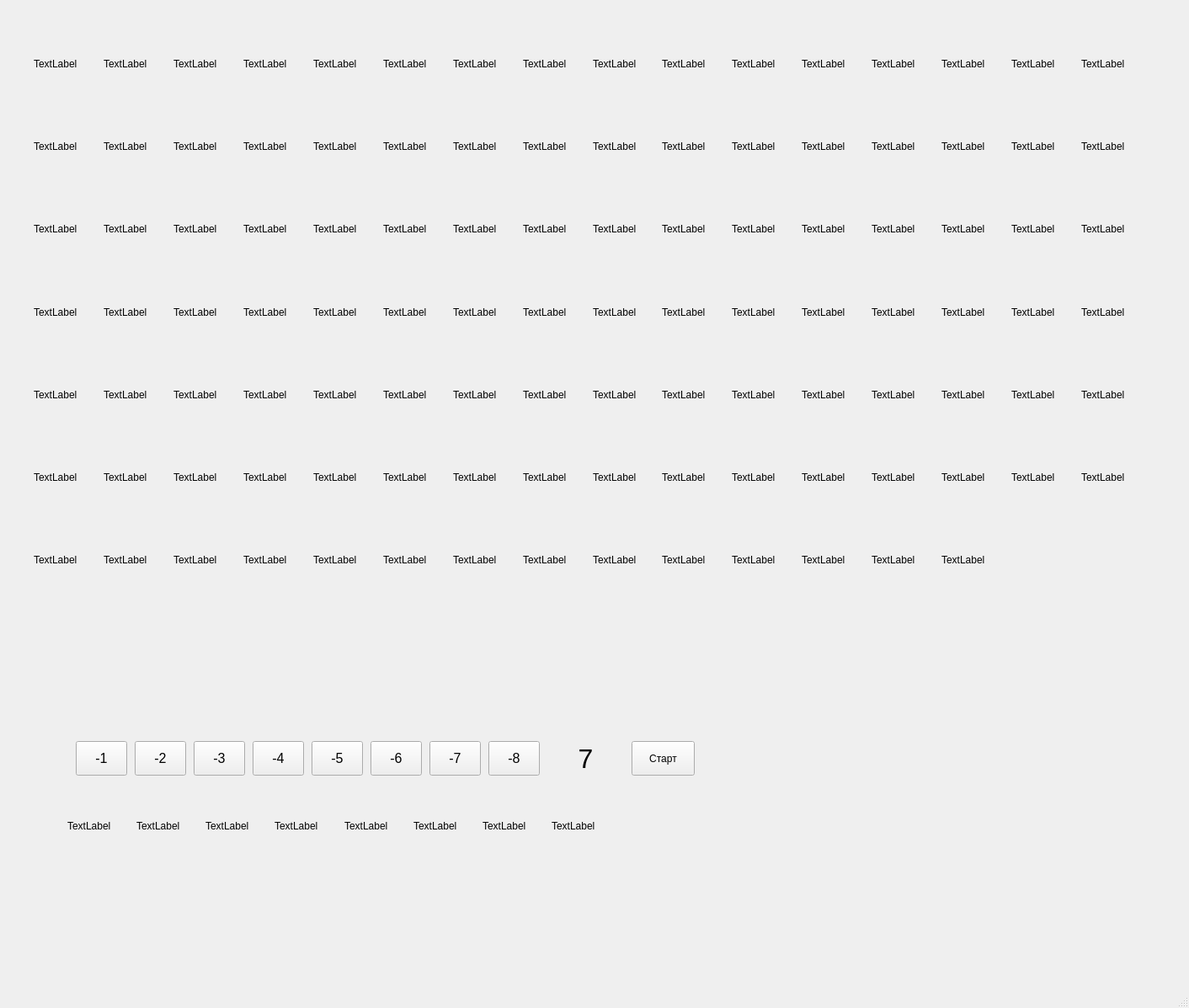
<?xml version="1.0" encoding="UTF-8"?>
<ui version="4.0">
 <class>MainWindow</class>
 <widget class="QMainWindow" name="MainWindow">
  <property name="geometry">
   <rect>
    <x>0</x>
    <y>0</y>
    <width>1412</width>
    <height>1197</height>
   </rect>
  </property>
  <property name="windowTitle">
   <string>MainWindow</string>
  </property>
  <widget class="QWidget" name="card_widget">
   <widget class="QWidget" name="verticalLayoutWidget">
    <property name="geometry">
     <rect>
      <x>40</x>
      <y>30</y>
      <width>1321</width>
      <height>681</height>
     </rect>
    </property>
    <layout class="QVBoxLayout" name="card_layout">
     <item>
      <layout class="QHBoxLayout" name="row_0">
       <item>
        <widget class="QLabel" name="skeletons">
         <property name="text">
          <string>TextLabel</string>
         </property>
        </widget>
       </item>
       <item>
        <widget class="QLabel" name="snow_spirits">
         <property name="text">
          <string>TextLabel</string>
         </property>
        </widget>
       </item>
       <item>
        <widget class="QLabel" name="warmth_spell">
         <property name="text">
          <string>TextLabel</string>
         </property>
        </widget>
       </item>
       <item>
        <widget class="QLabel" name="electrospirit">
         <property name="text">
          <string>TextLabel</string>
         </property>
        </widget>
       </item>
       <item>
        <widget class="QLabel" name="goblins">
         <property name="text">
          <string>TextLabel</string>
         </property>
        </widget>
       </item>
       <item>
        <widget class="QLabel" name="goblin_archer">
         <property name="text">
          <string>TextLabel</string>
         </property>
        </widget>
       </item>
       <item>
        <widget class="QLabel" name="bats">
         <property name="text">
          <string>TextLabel</string>
         </property>
        </widget>
       </item>
       <item>
        <widget class="QLabel" name="zap">
         <property name="text">
          <string>TextLabel</string>
         </property>
        </widget>
       </item>
       <item>
        <widget class="QLabel" name="snowball">
         <property name="text">
          <string>TextLabel</string>
         </property>
        </widget>
       </item>
       <item>
        <widget class="QLabel" name="bomber">
         <property name="text">
          <string>TextLabel</string>
         </property>
        </widget>
       </item>
       <item>
        <widget class="QLabel" name="knight">
         <property name="text">
          <string>TextLabel</string>
         </property>
        </widget>
       </item>
       <item>
        <widget class="QLabel" name="archers">
         <property name="text">
          <string>TextLabel</string>
         </property>
        </widget>
       </item>
       <item>
        <widget class="QLabel" name="minion">
         <property name="text">
          <string>TextLabel</string>
         </property>
        </widget>
       </item>
       <item>
        <widget class="QLabel" name="goblin_gang">
         <property name="text">
          <string>TextLabel</string>
         </property>
        </widget>
       </item>
       <item>
        <widget class="QLabel" name="skeleton_balloon">
         <property name="text">
          <string>TextLabel</string>
         </property>
        </widget>
       </item>
       <item>
        <widget class="QLabel" name="firecracker">
         <property name="text">
          <string>TextLabel</string>
         </property>
        </widget>
       </item>
      </layout>
     </item>
     <item>
      <layout class="QHBoxLayout" name="row_1">
       <item>
        <widget class="QLabel" name="chaos_cannon">
         <property name="text">
          <string>TextLabel</string>
         </property>
        </widget>
       </item>
       <item>
        <widget class="QLabel" name="order_volley">
         <property name="text">
          <string>TextLabel</string>
         </property>
        </widget>
       </item>
       <item>
        <widget class="QLabel" name="royal_delivery">
         <property name="text">
          <string>TextLabel</string>
         </property>
        </widget>
       </item>
       <item>
        <widget class="QLabel" name="building_mortar">
         <property name="text">
          <string>TextLabel</string>
         </property>
        </widget>
       </item>
       <item>
        <widget class="QLabel" name="building_tesla">
         <property name="text">
          <string>TextLabel</string>
         </property>
        </widget>
       </item>
       <item>
        <widget class="QLabel" name="skeletondragon">
         <property name="text">
          <string>TextLabel</string>
         </property>
        </widget>
       </item>
       <item>
        <widget class="QLabel" name="barbarians">
         <property name="text">
          <string>TextLabel</string>
         </property>
        </widget>
       </item>
       <item>
        <widget class="QLabel" name="minion_horde">
         <property name="text">
          <string>TextLabel</string>
         </property>
        </widget>
       </item>
       <item>
        <widget class="QLabel" name="rascals">
         <property name="text">
          <string>TextLabel</string>
         </property>
        </widget>
       </item>
       <item>
        <widget class="QLabel" name="royalgiant">
         <property name="text">
          <string>TextLabel</string>
         </property>
        </widget>
       </item>
       <item>
        <widget class="QLabel" name="angry_barbarian">
         <property name="text">
          <string>TextLabel</string>
         </property>
        </widget>
       </item>
       <item>
        <widget class="QLabel" name="royal_recruits">
         <property name="text">
          <string>TextLabel</string>
         </property>
        </widget>
       </item>
       <item>
        <widget class="QLabel" name="healspirit">
         <property name="text">
          <string>TextLabel</string>
         </property>
        </widget>
       </item>
       <item>
        <widget class="QLabel" name="icegolem">
         <property name="text">
          <string>TextLabel</string>
         </property>
        </widget>
       </item>
       <item>
        <widget class="QLabel" name="mega_minion">
         <property name="text">
          <string>TextLabel</string>
         </property>
        </widget>
       </item>
       <item>
        <widget class="QLabel" name="blowdart_goblin">
         <property name="text">
          <string>TextLabel</string>
         </property>
        </widget>
       </item>
      </layout>
     </item>
     <item>
      <layout class="QHBoxLayout" name="row_2">
       <item>
        <widget class="QLabel" name="elixir_golem">
         <property name="text">
          <string>TextLabel</string>
         </property>
        </widget>
       </item>
       <item>
        <widget class="QLabel" name="tombstone">
         <property name="text">
          <string>TextLabel</string>
         </property>
        </widget>
       </item>
       <item>
        <widget class="QLabel" name="earthquake">
         <property name="text">
          <string>TextLabel</string>
         </property>
        </widget>
       </item>
       <item>
        <widget class="QLabel" name="valkyrie">
         <property name="text">
          <string>TextLabel</string>
         </property>
        </widget>
       </item>
       <item>
        <widget class="QLabel" name="musketeer">
         <property name="text">
          <string>TextLabel</string>
         </property>
        </widget>
       </item>
       <item>
        <widget class="QLabel" name="minipekka">
         <property name="text">
          <string>TextLabel</string>
         </property>
        </widget>
       </item>
       <item>
        <widget class="QLabel" name="hog_rider">
         <property name="text">
          <string>TextLabel</string>
         </property>
        </widget>
       </item>
       <item>
        <widget class="QLabel" name="battle_ram">
         <property name="text">
          <string>TextLabel</string>
         </property>
        </widget>
       </item>
       <item>
        <widget class="QLabel" name="zappies">
         <property name="text">
          <string>TextLabel</string>
         </property>
        </widget>
       </item>
       <item>
        <widget class="QLabel" name="flying_machine">
         <property name="text">
          <string>TextLabel</string>
         </property>
        </widget>
       </item>
       <item>
        <widget class="QLabel" name="battle_healer">
         <property name="text">
          <string>TextLabel</string>
         </property>
        </widget>
       </item>
       <item>
        <widget class="QLabel" name="bomb_tower">
         <property name="text">
          <string>TextLabel</string>
         </property>
        </widget>
       </item>
       <item>
        <widget class="QLabel" name="firespirit_hut">
         <property name="text">
          <string>TextLabel</string>
         </property>
        </widget>
       </item>
       <item>
        <widget class="QLabel" name="goblin_cage">
         <property name="text">
          <string>TextLabel</string>
         </property>
        </widget>
       </item>
       <item>
        <widget class="QLabel" name="fire_fireball">
         <property name="text">
          <string>TextLabel</string>
         </property>
        </widget>
       </item>
       <item>
        <widget class="QLabel" name="giant">
         <property name="text">
          <string>TextLabel</string>
         </property>
        </widget>
       </item>
      </layout>
     </item>
     <item>
      <layout class="QHBoxLayout" name="row_3">
       <item>
        <widget class="QLabel" name="wizard">
         <property name="text">
          <string>TextLabel</string>
         </property>
        </widget>
       </item>
       <item>
        <widget class="QLabel" name="royal_hog">
         <property name="text">
          <string>TextLabel</string>
         </property>
        </widget>
       </item>
       <item>
        <widget class="QLabel" name="fire_furnace">
         <property name="text">
          <string>TextLabel</string>
         </property>
        </widget>
       </item>
       <item>
        <widget class="QLabel" name="building_inferno">
         <property name="text">
          <string>TextLabel</string>
         </property>
        </widget>
       </item>
       <item>
        <widget class="QLabel" name="barbarian_hut">
         <property name="text">
          <string>TextLabel</string>
         </property>
        </widget>
       </item>
       <item>
        <widget class="QLabel" name="building_elixir_collector">
         <property name="text">
          <string>TextLabel</string>
         </property>
        </widget>
       </item>
       <item>
        <widget class="QLabel" name="rocket">
         <property name="text">
          <string>TextLabel</string>
         </property>
        </widget>
       </item>
       <item>
        <widget class="QLabel" name="three_musketeers">
         <property name="text">
          <string>TextLabel</string>
         </property>
        </widget>
       </item>
       <item>
        <widget class="QLabel" name="mirror">
         <property name="text">
          <string>TextLabel</string>
         </property>
        </widget>
       </item>
       <item>
        <widget class="QLabel" name="rage">
         <property name="text">
          <string>TextLabel</string>
         </property>
        </widget>
       </item>
       <item>
        <widget class="QLabel" name="barb_barrel">
         <property name="text">
          <string>TextLabel</string>
         </property>
        </widget>
       </item>
       <item>
        <widget class="QLabel" name="wallbreaker">
         <property name="text">
          <string>TextLabel</string>
         </property>
        </widget>
       </item>
       <item>
        <widget class="QLabel" name="skeleton_horde">
         <property name="text">
          <string>TextLabel</string>
         </property>
        </widget>
       </item>
       <item>
        <widget class="QLabel" name="skeleton_warriors">
         <property name="text">
          <string>TextLabel</string>
         </property>
        </widget>
       </item>
       <item>
        <widget class="QLabel" name="goblin_barrel">
         <property name="text">
          <string>TextLabel</string>
         </property>
        </widget>
       </item>
       <item>
        <widget class="QLabel" name="tornado">
         <property name="text">
          <string>TextLabel</string>
         </property>
        </widget>
       </item>
      </layout>
     </item>
     <item>
      <layout class="QHBoxLayout" name="row_4">
       <item>
        <widget class="QLabel" name="copy">
         <property name="text">
          <string>TextLabel</string>
         </property>
        </widget>
       </item>
       <item>
        <widget class="QLabel" name="baby_dragon">
         <property name="text">
          <string>TextLabel</string>
         </property>
        </widget>
       </item>
       <item>
        <widget class="QLabel" name="dark_prince">
         <property name="text">
          <string>TextLabel</string>
         </property>
        </widget>
       </item>
       <item>
        <widget class="QLabel" name="hunter">
         <property name="text">
          <string>TextLabel</string>
         </property>
        </widget>
       </item>
       <item>
        <widget class="QLabel" name="goblindrill">
         <property name="text">
          <string>TextLabel</string>
         </property>
        </widget>
       </item>
       <item>
        <widget class="QLabel" name="freeze">
         <property name="text">
          <string>TextLabel</string>
         </property>
        </widget>
       </item>
       <item>
        <widget class="QLabel" name="poison">
         <property name="text">
          <string>TextLabel</string>
         </property>
        </widget>
       </item>
       <item>
        <widget class="QLabel" name="balloon">
         <property name="text">
          <string>TextLabel</string>
         </property>
        </widget>
       </item>
       <item>
        <widget class="QLabel" name="prince">
         <property name="text">
          <string>TextLabel</string>
         </property>
        </widget>
       </item>
       <item>
        <widget class="QLabel" name="bowler">
         <property name="text">
          <string>TextLabel</string>
         </property>
        </widget>
       </item>
       <item>
        <widget class="QLabel" name="executioner">
         <property name="text">
          <string>TextLabel</string>
         </property>
        </widget>
       </item>
       <item>
        <widget class="QLabel" name="cannon_cart">
         <property name="text">
          <string>TextLabel</string>
         </property>
        </widget>
       </item>
       <item>
        <widget class="QLabel" name="witch">
         <property name="text">
          <string>TextLabel</string>
         </property>
        </widget>
       </item>
       <item>
        <widget class="QLabel" name="electro_dragon">
         <property name="text">
          <string>TextLabel</string>
         </property>
        </widget>
       </item>
       <item>
        <widget class="QLabel" name="giant_skeleton">
         <property name="text">
          <string>TextLabel</string>
         </property>
        </widget>
       </item>
       <item>
        <widget class="QLabel" name="goblin_giant">
         <property name="text">
          <string>TextLabel</string>
         </property>
        </widget>
       </item>
      </layout>
     </item>
     <item>
      <layout class="QHBoxLayout" name="row_5">
       <item>
        <widget class="QLabel" name="building_xbow">
         <property name="text">
          <string>TextLabel</string>
         </property>
        </widget>
       </item>
       <item>
        <widget class="QLabel" name="lightning">
         <property name="text">
          <string>TextLabel</string>
         </property>
        </widget>
       </item>
       <item>
        <widget class="QLabel" name="pekka">
         <property name="text">
          <string>TextLabel</string>
         </property>
        </widget>
       </item>
       <item>
        <widget class="QLabel" name="electrogiant">
         <property name="text">
          <string>TextLabel</string>
         </property>
        </widget>
       </item>
       <item>
        <widget class="QLabel" name="golem">
         <property name="text">
          <string>TextLabel</string>
         </property>
        </widget>
       </item>
       <item>
        <widget class="QLabel" name="the_log">
         <property name="text">
          <string>TextLabel</string>
         </property>
        </widget>
       </item>
       <item>
        <widget class="QLabel" name="ice_wizard">
         <property name="text">
          <string>TextLabel</string>
         </property>
        </widget>
       </item>
       <item>
        <widget class="QLabel" name="princess">
         <property name="text">
          <string>TextLabel</string>
         </property>
        </widget>
       </item>
       <item>
        <widget class="QLabel" name="miner">
         <property name="text">
          <string>TextLabel</string>
         </property>
        </widget>
       </item>
       <item>
        <widget class="QLabel" name="bandit">
         <property name="text">
          <string>TextLabel</string>
         </property>
        </widget>
       </item>
       <item>
        <widget class="QLabel" name="ghost">
         <property name="text">
          <string>TextLabel</string>
         </property>
        </widget>
       </item>
       <item>
        <widget class="QLabel" name="fisherman">
         <property name="text">
          <string>TextLabel</string>
         </property>
        </widget>
       </item>
       <item>
        <widget class="QLabel" name="rage_barbarian">
         <property name="text">
          <string>TextLabel</string>
         </property>
        </widget>
       </item>
       <item>
        <widget class="QLabel" name="inferno_dragon">
         <property name="text">
          <string>TextLabel</string>
         </property>
        </widget>
       </item>
       <item>
        <widget class="QLabel" name="electro_wizard">
         <property name="text">
          <string>TextLabel</string>
         </property>
        </widget>
       </item>
       <item>
        <widget class="QLabel" name="nightwitch">
         <property name="text">
          <string>TextLabel</string>
         </property>
        </widget>
       </item>
      </layout>
     </item>
     <item>
      <layout class="QHBoxLayout" name="row_6">
       <item>
        <widget class="QLabel" name="magic_archer">
         <property name="text">
          <string>TextLabel</string>
         </property>
        </widget>
       </item>
       <item>
        <widget class="QLabel" name="ram_rider">
         <property name="text">
          <string>TextLabel</string>
         </property>
        </widget>
       </item>
       <item>
        <widget class="QLabel" name="graveyard">
         <property name="text">
          <string>TextLabel</string>
         </property>
        </widget>
       </item>
       <item>
        <widget class="QLabel" name="zap_machine">
         <property name="text">
          <string>TextLabel</string>
         </property>
        </widget>
       </item>
       <item>
        <widget class="QLabel" name="lava_hound">
         <property name="text">
          <string>TextLabel</string>
         </property>
        </widget>
       </item>
       <item>
        <widget class="QLabel" name="mega_knight">
         <property name="text">
          <string>TextLabel</string>
         </property>
        </widget>
       </item>
       <item>
        <widget class="QLabel" name="skeletonking">
         <property name="text">
          <string>TextLabel</string>
         </property>
        </widget>
       </item>
       <item>
        <widget class="QLabel" name="motherwitch">
         <property name="text">
          <string>TextLabel</string>
         </property>
        </widget>
       </item>
       <item>
        <widget class="QLabel" name="phoenix">
         <property name="text">
          <string>TextLabel</string>
         </property>
        </widget>
       </item>
       <item>
        <widget class="QLabel" name="little_prince">
         <property name="text">
          <string>TextLabel</string>
         </property>
        </widget>
       </item>
       <item>
        <widget class="QLabel" name="mightyminer">
         <property name="text">
          <string>TextLabel</string>
         </property>
        </widget>
       </item>
       <item>
        <widget class="QLabel" name="goldenknight">
         <property name="text">
          <string>TextLabel</string>
         </property>
        </widget>
       </item>
       <item>
        <widget class="QLabel" name="archerqueen">
         <property name="text">
          <string>TextLabel</string>
         </property>
        </widget>
       </item>
       <item>
        <widget class="QLabel" name="monk">
         <property name="text">
          <string>TextLabel</string>
         </property>
        </widget>
       </item>
       <item>
        <widget class="QLabel" name="empty_label_1">
         <property name="text">
          <string/>
         </property>
        </widget>
       </item>
       <item>
        <widget class="QLabel" name="empty_label_2">
         <property name="text">
          <string/>
         </property>
        </widget>
       </item>
      </layout>
     </item>
    </layout>
   </widget>
   <widget class="QWidget" name="horizontalLayoutWidget">
    <property name="geometry">
     <rect>
      <x>80</x>
      <y>930</y>
      <width>651</width>
      <height>101</height>
     </rect>
    </property>
    <layout class="QHBoxLayout" name="deck">
     <item>
      <widget class="QLabel" name="item1">
       <property name="text">
        <string>TextLabel</string>
       </property>
      </widget>
     </item>
     <item>
      <widget class="QLabel" name="item2">
       <property name="text">
        <string>TextLabel</string>
       </property>
      </widget>
     </item>
     <item>
      <widget class="QLabel" name="item3">
       <property name="text">
        <string>TextLabel</string>
       </property>
      </widget>
     </item>
     <item>
      <widget class="QLabel" name="item4">
       <property name="text">
        <string>TextLabel</string>
       </property>
      </widget>
     </item>
     <item>
      <widget class="QLabel" name="item5">
       <property name="text">
        <string>TextLabel</string>
       </property>
      </widget>
     </item>
     <item>
      <widget class="QLabel" name="item6">
       <property name="text">
        <string>TextLabel</string>
       </property>
      </widget>
     </item>
     <item>
      <widget class="QLabel" name="item7">
       <property name="text">
        <string>TextLabel</string>
       </property>
      </widget>
     </item>
     <item>
      <widget class="QLabel" name="item8">
       <property name="text">
        <string>TextLabel</string>
       </property>
      </widget>
     </item>
    </layout>
   </widget>
   <widget class="QLabel" name="elixir">
    <property name="geometry">
     <rect>
      <x>660</x>
      <y>880</y>
      <width>71</width>
      <height>41</height>
     </rect>
    </property>
    <property name="font">
     <font>
      <pointsize>24</pointsize>
      <weight>50</weight>
      <bold>false</bold>
     </font>
    </property>
    <property name="text">
     <string>7</string>
    </property>
    <property name="alignment">
     <set>Qt::AlignCenter</set>
    </property>
   </widget>
   <widget class="QPushButton" name="start">
    <property name="geometry">
     <rect>
      <x>750</x>
      <y>880</y>
      <width>75</width>
      <height>41</height>
     </rect>
    </property>
    <property name="text">
     <string>Старт</string>
    </property>
   </widget>
   <widget class="QPushButton" name="calc_1">
    <property name="geometry">
     <rect>
      <x>90</x>
      <y>880</y>
      <width>61</width>
      <height>41</height>
     </rect>
    </property>
    <property name="font">
     <font>
      <pointsize>12</pointsize>
     </font>
    </property>
    <property name="text">
     <string>-1</string>
    </property>
   </widget>
   <widget class="QPushButton" name="calc_2">
    <property name="geometry">
     <rect>
      <x>160</x>
      <y>880</y>
      <width>61</width>
      <height>41</height>
     </rect>
    </property>
    <property name="font">
     <font>
      <pointsize>12</pointsize>
     </font>
    </property>
    <property name="text">
     <string>-2</string>
    </property>
   </widget>
   <widget class="QPushButton" name="calc_3">
    <property name="geometry">
     <rect>
      <x>230</x>
      <y>880</y>
      <width>61</width>
      <height>41</height>
     </rect>
    </property>
    <property name="font">
     <font>
      <pointsize>12</pointsize>
     </font>
    </property>
    <property name="text">
     <string>-3</string>
    </property>
   </widget>
   <widget class="QPushButton" name="calc_5">
    <property name="geometry">
     <rect>
      <x>370</x>
      <y>880</y>
      <width>61</width>
      <height>41</height>
     </rect>
    </property>
    <property name="font">
     <font>
      <pointsize>12</pointsize>
     </font>
    </property>
    <property name="text">
     <string>-5</string>
    </property>
   </widget>
   <widget class="QPushButton" name="calc_4">
    <property name="geometry">
     <rect>
      <x>300</x>
      <y>880</y>
      <width>61</width>
      <height>41</height>
     </rect>
    </property>
    <property name="font">
     <font>
      <pointsize>12</pointsize>
     </font>
    </property>
    <property name="text">
     <string>-4</string>
    </property>
   </widget>
   <widget class="QPushButton" name="calc_6">
    <property name="geometry">
     <rect>
      <x>440</x>
      <y>880</y>
      <width>61</width>
      <height>41</height>
     </rect>
    </property>
    <property name="font">
     <font>
      <pointsize>12</pointsize>
     </font>
    </property>
    <property name="text">
     <string>-6</string>
    </property>
   </widget>
   <widget class="QPushButton" name="calc_8">
    <property name="geometry">
     <rect>
      <x>580</x>
      <y>880</y>
      <width>61</width>
      <height>41</height>
     </rect>
    </property>
    <property name="font">
     <font>
      <pointsize>12</pointsize>
     </font>
    </property>
    <property name="text">
     <string>-8</string>
    </property>
   </widget>
   <widget class="QPushButton" name="calc_7">
    <property name="geometry">
     <rect>
      <x>510</x>
      <y>880</y>
      <width>61</width>
      <height>41</height>
     </rect>
    </property>
    <property name="font">
     <font>
      <pointsize>12</pointsize>
     </font>
    </property>
    <property name="text">
     <string>-7</string>
    </property>
   </widget>
  </widget>
  <widget class="QMenuBar" name="menubar">
   <property name="geometry">
    <rect>
     <x>0</x>
     <y>0</y>
     <width>1412</width>
     <height>21</height>
    </rect>
   </property>
  </widget>
  <widget class="QStatusBar" name="statusbar"/>
 </widget>
 <resources/>
 <connections/>
</ui>
